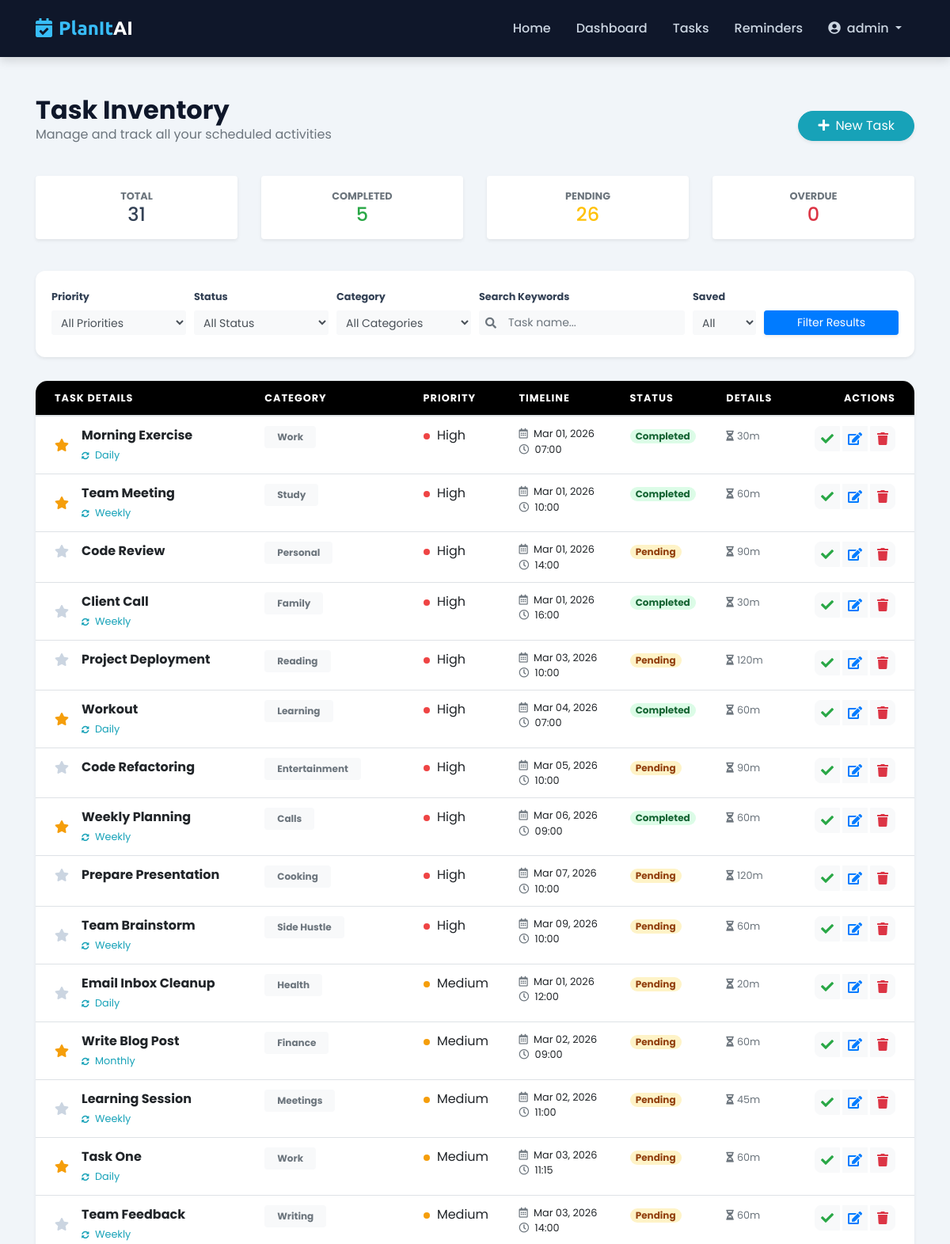
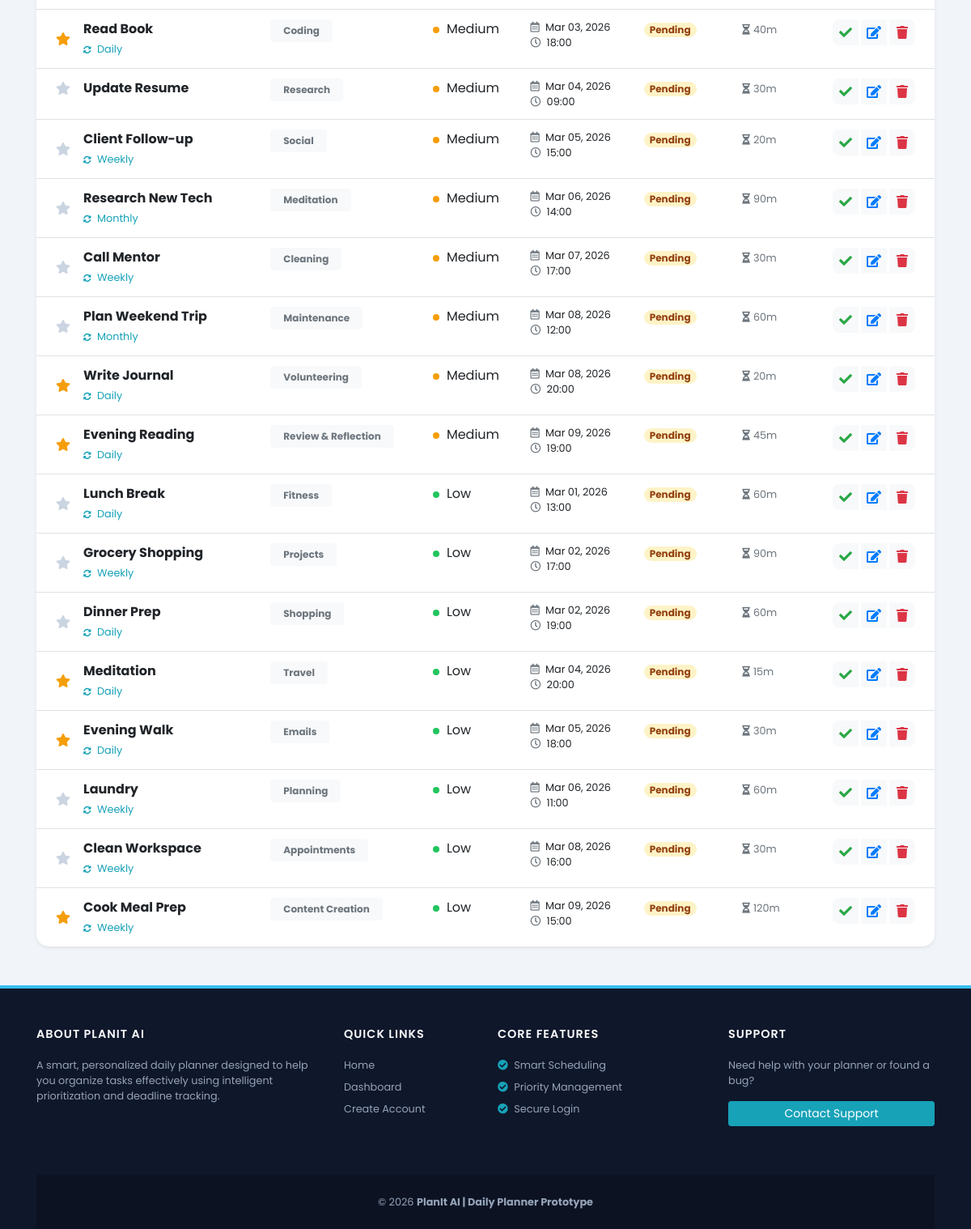
Screenshot of /task/view/ (signed in) with the database file from the repository (2 pictures, top to bottom).
### myapp/models.py (models this page shows, shortened)
class Task(models.Model):
    PRIORITY_CHOICES = (
        (1, 'High'),
        (2, 'Medium'),
        (3, 'Low'),
    )
    STATUS_CHOICES = (
        ('pending', 'Pending'),
        ('completed', 'Completed'),
        ('overdue', 'Overdue'),
    )
    RECURRENCE_CHOICES = (
        ('none', 'None'),
        ('daily', 'Daily'),
        ('weekly', 'Weekly'),
        ('monthly', 'Monthly'),
    )
    task_id = models.AutoField(primary_key=True)
    user = models.ForeignKey(CustomerUser, on_delete=models.CASCADE, related_name='tasks')
    category = models.ForeignKey(Category, on_delete=models.SET_NULL, null=True, blank=True)
    title = models.CharField(max_length=255)
    description = models.TextField(blank=True, null=True)
    priority = models.IntegerField(choices=PRIORITY_CHOICES, default=2)
    due_date = models.DateTimeField()
    duration_minutes = models.IntegerField(default=60)
    status = models.CharField(max_length=20, choices=STATUS_CHOICES, default='pending')
    completed_at = models.DateTimeField(blank=True, null=True)
    recurrence_pattern = models.CharField(
        max_length=20,
        choices=RECURRENCE_CHOICES,
        default='none'
    )
    bookmarked = models.BooleanField(default=False)
    is_deleted = models.BooleanField(default=False)
    created_at = models.DateTimeField(auto_now_add=True)
    updated_at = models.DateTimeField(auto_now=True)
    class Meta:
        ordering = ['priority', 'due_date']
        indexes = [
            models.Index(fields=['user', 'priority']),
            models.Index(fields=['due_date']),
            models.Index(fields=['status']),
        ]

class Category(models.Model):
    name = models.CharField(max_length=100, unique=True)
    description = models.TextField(blank=True, null=True)
    is_default = models.BooleanField(default=False)

### myapp/views.py (the view)
# urls.py: path('task/view/', views.task_list, name='task_list'),
def task_list(request):
    user = get_logged_in_user(request)
    if not user:
        return redirect('login')
    Task.objects.filter(
        user=user,
        status='pending',
        due_date__lt=timezone.now()
    ).update(status='overdue')
    tasks = Task.objects.filter(user=user, is_deleted=False)
    priority_filter = request.GET.get('priority')
    status_filter   = request.GET.get('status')
    category_filter = request.GET.get('category')
    search_query    = request.GET.get('search')
    bookmarked      = request.GET.get('bookmarked')
    if priority_filter and priority_filter.isdigit():
        tasks = tasks.filter(priority=int(priority_filter))
    if status_filter:
        tasks = tasks.filter(status=status_filter)
    if category_filter and category_filter.isdigit():
        tasks = tasks.filter(category_id=int(category_filter))
    if bookmarked == "1":
        tasks = tasks.filter(bookmarked=True)
    if search_query:
        tasks = tasks.filter(
            Q(title__icontains=search_query) |
            Q(description__icontains=search_query)
        )
    tasks = tasks.order_by('priority', 'due_date')
    context = {
        'user': user,
        'tasks': tasks,
        'categories': Category.objects.all(),
        'total_tasks': tasks.count(),
        'completed_tasks': tasks.filter(status='completed').count(),
        'pending_tasks': tasks.filter(status='pending').count(),
        'overdue_tasks': tasks.filter(status='overdue').count(),
    }
    return render(request, 'task_list.html', context)

### templates/task_list.html (shortened to what this page needs)
{% extends "base.html" %}
{% block content %}
<div class="container my-5">
    <div class="row align-items-center mb-4">
        <div class="col-md-6">
            <h2 class="font-weight-bold mb-0" style="color: var(--primary-color);">Task Inventory</h2>
            <p class="text-muted">Manage and track all your scheduled activities</p>
        </div>
        <div class="col-md-6 text-md-right">
            <a href="{% url 'create_task' %}" class="btn btn-info shadow-sm px-4" style="border-radius: 20px;">
                <i class="fas fa-plus mr-2"></i>New Task
            </a>
        </div>
    </div>
    <div class="row mb-4">
        <div class="col-md-3">
            <div class="card shadow-sm border-0 text-center p-3 mb-3">
                <small class="text-muted text-uppercase font-weight-bold">Total</small>
                <h4 class="mb-0">{{ total_tasks }}</h4>
            </div>
        </div>
        <div class="col-md-3">
            <div class="card shadow-sm border-0 text-center p-3 mb-3 border-left border-success" style="border-left-width: 4px !important;">
                <small class="text-muted text-uppercase font-weight-bold">Completed</small>
                <h4 class="mb-0 text-success">{{ completed_tasks }}</h4>
            </div>
        </div>
        <div class="col-md-3">
            <div class="card shadow-sm border-0 text-center p-3 mb-3 border-left border-warning" style="border-left-width: 4px !important;">
                <small class="text-muted text-uppercase font-weight-bold">Pending</small>
                <h4 class="mb-0 text-warning">{{ pending_tasks }}</h4>
            </div>
        </div>
        <div class="col-md-3">
            <div class="card shadow-sm border-0 text-center p-3 mb-3 border-left border-danger" style="border-left-width: 4px !important;">
                <small class="text-muted text-uppercase font-weight-bold">Overdue</small>
                <h4 class="mb-0 text-danger">{{ overdue_tasks }}</h4>
            </div>
        </div>
    </div>
    <div class="filter-section shadow-sm">
        <form method="get" class="form-row align-items-end">
            <div class="col-lg-2 col-md-4 mb-2">
                <label class="small font-weight-bold">Priority</label>
                <select name="priority" class="form-control form-control-sm border-0 bg-light">
                    <option value="">All Priorities</option>
                </select>
            </div>
            <div class="col-lg-2 col-md-4 mb-2">
                <label class="small font-weight-bold">Status</label>
                <select name="status" class="form-control form-control-sm border-0 bg-light">
                    <option value="">All Status</option>
                </select>
            </div>
            <div class="col-lg-2 col-md-4 mb-2">
                <label class="small font-weight-bold">Category</label>
                <select name="category" class="form-control form-control-sm border-0 bg-light">
                    <option value="">All Categories</option>
                </select>
            </div>
            <div class="col-lg-3 col-md-6 mb-2">
                <label class="small font-weight-bold">Search Keywords</label>
                <div class="input-group input-group-sm">
                    <div class="input-group-prepend">
                        <span class="input-group-text bg-light border-0"><i class="fas fa-search text-muted"></i></span>
                    </div>
                    <input type="text" name="search" placeholder="Task name..." value="{{ request.GET.search }}" class="form-control border-0 bg-light">
                </div>
            </div>
            <div class="col-lg-1 col-md-3 mb-2">
                <label class="small font-weight-bold">Saved</label>
                <select name="bookmarked" class="form-control form-control-sm border-0 bg-light">
                    <option value="">All</option>
                </select>
            </div>
            <div class="col-lg-2 col-md-3 mb-2">
                <button type="submit" class="btn btn-primary btn-sm btn-block shadow-sm">
                    Filter Results
                </button>
            </div>
        </form>
    </div>
    <div class="card task-card shadow-sm">
        <div class="table-responsive">
            <table class="table table-hover mb-0 align-middle">
                <thead>
                    <tr>
                        <th class="pl-4">Task Details</th>
                        <th>Category</th>
                        <th>Priority</th>
                        <th>Timeline</th>
                        <th>Status</th>
                        <th>Details</th>
                        <th class="text-right pr-4">Actions</th>
                    </tr>
                </thead>
                <tbody>
                {% for task in tasks %}
                    <tr>
                        <td class="pl-4">
                            <div class="d-flex align-items-center">
                                <i class="fas fa-star bookmark-star mr-3 {% if task.bookmarked %}bookmark-active{% endif %}"></i>
                                <div>
                                    <span class="font-weight-bold d-block">{{ task.title }}</span>
                                    {% if task.recurrence_pattern != 'none' %}
                                        <small class="text-info"><i class="fas fa-sync-alt fa-xs mr-1"></i> {{ task.get_recurrence_pattern_display }}</small>
                                    {% endif %}
                                </div>
                            </div>
                        </td>
                        <td><span class="badge badge-light px-3 py-2 text-muted">{{ task.category.name|default:"General" }}</span></td>
                        <td>
                            {% if task.priority == 1 %}
                                <span class="priority-indicator priority-high"></span> High
                            {% elif task.priority == 2 %}
                                <span class="priority-indicator priority-medium"></span> Medium
                            {% else %}
                                <span class="priority-indicator priority-low"></span> Low
                            {% endif %}
                        </td>
                        <td>
                            <div class="small">
                                <i class="far fa-calendar-alt mr-1 text-muted"></i> {{ task.due_date|date:"M d, Y" }}<br>
                                <i class="far fa-clock mr-1 text-muted"></i> {{ task.due_date|date:"H:i" }}
                            </div>
                        </td>
                        <td>
                            {% if task.status == "completed" %}
                                <span class="badge badge-pill badge-success-light" style="background: #dcfce7; color: #166534;">Completed</span>
                            {% elif task.status == "overdue" %}
                                <span class="badge badge-pill badge-danger-light" style="background: #fee2e2; color: #991b1b;">Overdue</span>
                            {% else %}
                                <span class="badge badge-pill badge-warning-light" style="background: #fef3c7; color: #92400e;">Pending</span>
                            {% endif %}
                        </td>
                        <td><small class="text-muted"><i class="fas fa-hourglass-half mr-1"></i>{{ task.duration_minutes }}m</small></td>
                        <td class="text-right pr-4">
                            <div class="btn-group">
                                <a href="{% url 'complete_task' task.task_id %}" class="btn btn-light btn-action text-success mr-1" title="Mark Complete">
                                    <i class="fas fa-check"></i>
                                </a>
                                <a href="{% url 'edit_task' task.task_id %}" class="btn btn-light btn-action text-primary mr-1" title="Edit">
                                    <i class="fas fa-edit"></i>
                                </a>
                                <a href="{% url 'delete_task' task.task_id %}" class="btn btn-light btn-action text-danger" title="Delete">
                                    <i class="fas fa-trash"></i>
                                </a>
                            </div>
                        </td>
                    </tr>
                {% endfor %}
                </tbody>
            </table>
        </div>
    </div>
</div>
{% endblock %}

### templates/base.html (shortened to what this page needs)
<!DOCTYPE html>
<html lang="en">
<head>
    <link rel="stylesheet" href="https://stackpath.bootstrapcdn.com/bootstrap/4.5.2/css/bootstrap.min.css">
    <link rel="stylesheet" href="https://cdnjs.cloudflare.com/ajax/libs/font-awesome/5.15.4/css/all.min.css">
</head>
<body>
    <nav class="navbar navbar-expand-lg navbar-dark sticky-top">
        <div class="container">
            <a class="navbar-brand" href="{% url 'index' %}">
                <i class="fas fa-calendar-check mr-2"></i>PlanIt<span class="text-white">AI</span>
            </a>
            <div class="collapse navbar-collapse" id="mainNav">
                <ul class="navbar-nav ml-auto">
                    <li class="nav-item">
                        <a class="nav-link" href="{% url 'index' %}">Home</a>
                    </li>
                    {% if request.session.user_id %}
                        <li class="nav-item">
                            <a class="nav-link" href="{% url 'dashboard' %}">Dashboard</a>
                        </li>
                        <li class="nav-item">
                            <a class="nav-link" href="{% url 'task_list' %}">Tasks</a>
                        </li>
                        <li class="nav-item">
                            <a class="nav-link" href="{% url 'reminder_list' %}">Reminders</a>
                        </li>
                        <li class="nav-item dropdown">
                            <a class="nav-link dropdown-toggle text-info" href="#" id="userDropdown" role="button" data-toggle="dropdown">
                                <i class="fas fa-user-circle mr-1"></i> {{ request.session.username }}
                            </a>
                        </li>
                    {% endif %}
                </ul>
            </div>
        </div>
    </nav>
        {% block content %}{% endblock %}
    <footer>
        <div class="container">
            <div class="row">
                <div class="col-lg-4 mb-4">
                    <h5 class="footer-heading">About PlanIt AI</h5>
                    <p class="small">A smart, personalized daily planner designed to help you organize tasks effectively using intelligent prioritization and deadline tracking.</p>
                </div>
                <div class="col-lg-2 col-md-4 mb-4">
                    <h5 class="footer-heading">Quick Links</h5>
                    <ul class="list-unstyled small">
                        <li class="mb-2"><a href="{% url 'index' %}">Home</a></li>
                        <li class="mb-2"><a href="{% url 'dashboard' %}">Dashboard</a></li>
                        <li class="mb-2"><a href="{% url 'register' %}">Create Account</a></li>
                    </ul>
                </div>
                <div class="col-lg-3 col-md-4 mb-4">
                    <h5 class="footer-heading">Core Features</h5>
                    <ul class="list-unstyled small">
                        <li class="mb-2"><i class="fas fa-check-circle text-info mr-1"></i> Smart Scheduling</li>
                        <li class="mb-2"><i class="fas fa-check-circle text-info mr-1"></i> Priority Management</li>
                        <li class="mb-2"><i class="fas fa-check-circle text-info mr-1"></i> Secure Login</li>
                    </ul>
                </div>
                <div class="col-lg-3 col-md-4">
                    <h5 class="footer-heading">Support</h5>
                    <p class="small">Need help with your planner or found a bug?</p>
                    <a href="mailto:support@planit-ai.com" class="btn btn-info btn-sm btn-block">Contact Support</a>
                </div>
            </div>
            <div class="footer-bottom text-center">
                <p class="mb-0 small">&copy; {% now "Y" %} <strong>PlanIt AI | Daily Planner Prototype</strong></p>
            </div>
        </div>
    </footer>
</body>
</html>

### rows the page displays
Task: bookmarked True (drawn), title "Morning Exercise", recurrence_pattern "Daily", category.name "Work", priority 1 (drawn), due_date "Mar 01, 2026", due_date "07:00", status "Completed", duration_minutes "30"
Task: bookmarked True (drawn), title "Team Meeting", recurrence_pattern "Weekly", category.name "Study", priority 1 (drawn), due_date "Mar 01, 2026", due_date "10:00", status "Completed", duration_minutes "60"
Task: bookmarked False (drawn), title "Code Review", category.name "Personal", priority 1 (drawn), due_date "Mar 01, 2026", due_date "14:00", status "Pending", duration_minutes "90"
Task: bookmarked False (drawn), title "Client Call", recurrence_pattern "Weekly", category.name "Family", priority 1 (drawn), due_date "Mar 01, 2026", due_date "16:00", status "Completed", duration_minutes "30"
Task: bookmarked False (drawn), title "Project Deployment", category.name "Reading", priority 1 (drawn), due_date "Mar 03, 2026", due_date "10:00", status "Pending", duration_minutes "120"
Task: bookmarked True (drawn), title "Workout", recurrence_pattern "Daily", category.name "Learning", priority 1 (drawn), due_date "Mar 04, 2026", due_date "07:00", status "Completed", duration_minutes "60"
Task: bookmarked False (drawn), title "Code Refactoring", category.name "Entertainment", priority 1 (drawn), due_date "Mar 05, 2026", due_date "10:00", status "Pending", duration_minutes "90"
Task: bookmarked True (drawn), title "Weekly Planning", recurrence_pattern "Weekly", category.name "Calls", priority 1 (drawn), due_date "Mar 06, 2026", due_date "09:00", status "Completed", duration_minutes "60"
Task: bookmarked False (drawn), title "Prepare Presentation", category.name "Cooking", priority 1 (drawn), due_date "Mar 07, 2026", due_date "10:00", status "Pending", duration_minutes "120"
Task: bookmarked False (drawn), title "Team Brainstorm", recurrence_pattern "Weekly", category.name "Side Hustle", priority 1 (drawn), due_date "Mar 09, 2026", due_date "10:00", status "Pending", duration_minutes "60"
Task: bookmarked False (drawn), title "Email Inbox Cleanup", recurrence_pattern "Daily", category.name "Health", priority 2 (drawn), due_date "Mar 01, 2026", due_date "12:00", status "Pending", duration_minutes "20"
Task: bookmarked True (drawn), title "Write Blog Post", recurrence_pattern "Monthly", category.name "Finance", priority 2 (drawn), due_date "Mar 02, 2026", due_date "09:00", status "Pending", duration_minutes "60"
Task: bookmarked False (drawn), title "Learning Session", recurrence_pattern "Weekly", category.name "Meetings", priority 2 (drawn), due_date "Mar 02, 2026", due_date "11:00", status "Pending", duration_minutes "45"
Task: bookmarked True (drawn), title "Task One", recurrence_pattern "Daily", category.name "Work", priority 2 (drawn), due_date "Mar 03, 2026", due_date "11:15", status "Pending", duration_minutes "60"
Task: bookmarked False (drawn), title "Team Feedback", recurrence_pattern "Weekly", category.name "Writing", priority 2 (drawn), due_date "Mar 03, 2026", due_date "14:00", status "Pending", duration_minutes "60"
Task: bookmarked True (drawn), title "Read Book", recurrence_pattern "Daily", category.name "Coding", priority 2 (drawn), due_date "Mar 03, 2026", due_date "18:00", status "Pending", duration_minutes "40"
Task: bookmarked False (drawn), title "Update Resume", category.name "Research", priority 2 (drawn), due_date "Mar 04, 2026", due_date "09:00", status "Pending", duration_minutes "30"
Task: bookmarked False (drawn), title "Client Follow-up", recurrence_pattern "Weekly", category.name "Social", priority 2 (drawn), due_date "Mar 05, 2026", due_date "15:00", status "Pending", duration_minutes "20"
Task: bookmarked False (drawn), title "Research New Tech", recurrence_pattern "Monthly", category.name "Meditation", priority 2 (drawn), due_date "Mar 06, 2026", due_date "14:00", status "Pending", duration_minutes "90"
Task: bookmarked False (drawn), title "Call Mentor", recurrence_pattern "Weekly", category.name "Cleaning", priority 2 (drawn), due_date "Mar 07, 2026", due_date "17:00", status "Pending", duration_minutes "30"
Task: bookmarked False (drawn), title "Plan Weekend Trip", recurrence_pattern "Monthly", category.name "Maintenance", priority 2 (drawn), due_date "Mar 08, 2026", due_date "12:00", status "Pending", duration_minutes "60"
Task: bookmarked True (drawn), title "Write Journal", recurrence_pattern "Daily", category.name "Volunteering", priority 2 (drawn), due_date "Mar 08, 2026", due_date "20:00", status "Pending", duration_minutes "20"
Task: bookmarked True (drawn), title "Evening Reading", recurrence_pattern "Daily", category.name "Review & Reflection", priority 2 (drawn), due_date "Mar 09, 2026", due_date "19:00", status "Pending", duration_minutes "45"
Task: bookmarked False (drawn), title "Lunch Break", recurrence_pattern "Daily", category.name "Fitness", priority 3 (drawn), due_date "Mar 01, 2026", due_date "13:00", status "Pending", duration_minutes "60"
Task: bookmarked False (drawn), title "Grocery Shopping", recurrence_pattern "Weekly", category.name "Projects", priority 3 (drawn), due_date "Mar 02, 2026", due_date "17:00", status "Pending", duration_minutes "90"
Task: bookmarked False (drawn), title "Dinner Prep", recurrence_pattern "Daily", category.name "Shopping", priority 3 (drawn), due_date "Mar 02, 2026", due_date "19:00", status "Pending", duration_minutes "60"
Task: bookmarked True (drawn), title "Meditation", recurrence_pattern "Daily", category.name "Travel", priority 3 (drawn), due_date "Mar 04, 2026", due_date "20:00", status "Pending", duration_minutes "15"
Task: bookmarked True (drawn), title "Evening Walk", recurrence_pattern "Daily", category.name "Emails", priority 3 (drawn), due_date "Mar 05, 2026", due_date "18:00", status "Pending", duration_minutes "30"
Task: bookmarked False (drawn), title "Laundry", recurrence_pattern "Weekly", category.name "Planning", priority 3 (drawn), due_date "Mar 06, 2026", due_date "11:00", status "Pending", duration_minutes "60"
Task: bookmarked False (drawn), title "Clean Workspace", recurrence_pattern "Weekly", category.name "Appointments", priority 3 (drawn), due_date "Mar 08, 2026", due_date "16:00", status "Pending", duration_minutes "30"
Task: bookmarked True (drawn), title "Cook Meal Prep", recurrence_pattern "Weekly", category.name "Content Creation", priority 3 (drawn), due_date "Mar 09, 2026", due_date "15:00", status "Pending", duration_minutes "120"

### other values shown
{{ request.session.username }} "admin"
{{ total_tasks }} "31"
{{ completed_tasks }} "5"
{{ pending_tasks }} "26"
{{ overdue_tasks }} "0"
